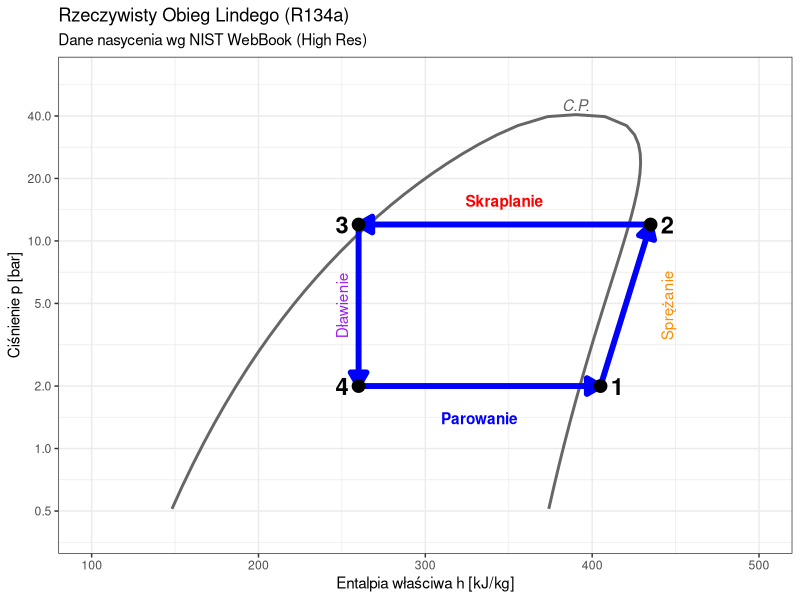
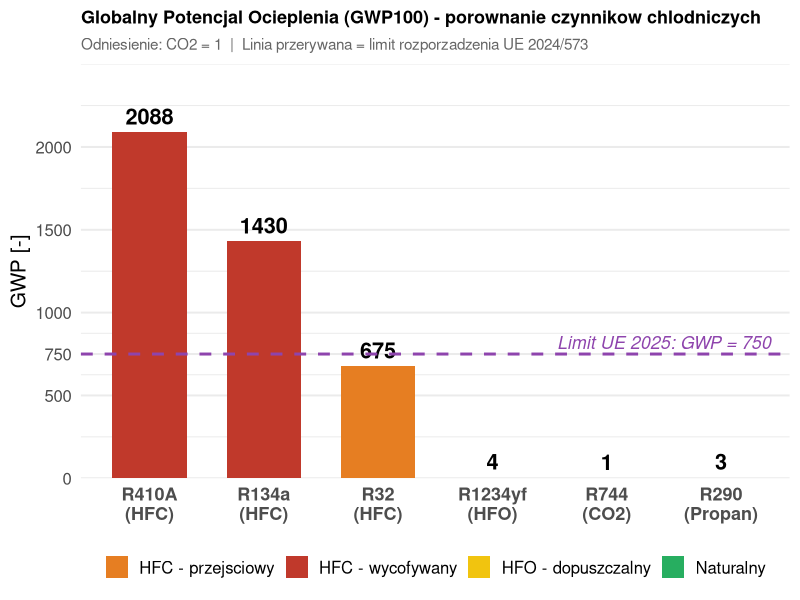

Write R code to recreate these figures, in order.
## ---- chunk 1
#| echo: false
#| warning: false
#| message: false
library(ggplot2)
theme_set(theme_minimal(base_size = 18))
## ---- chunk 2
#| label: ph-cycle
#| echo: false
#| fig-width: 10
#| fig-height: 6

library(ggplot2)

# Dense R134a data from NIST WebBook (-40C to 100C, step 5C)
# Units: Temp [C], Pres [bar], h_liq [kJ/kg], h_vap [kJ/kg]
r134a_data <- data.frame(
    temp = c(-40, -35, -30, -25, -20, -15, -10, -5, 0, 5, 10, 15, 20, 25, 30, 35, 40, 45, 50, 55, 60, 65, 70, 75, 80, 85, 90, 95, 100),
    p = c(0.51209, 0.66144, 0.84378, 1.0640, 1.3273, 1.6394, 2.0060, 2.4334, 2.9280, 3.4966, 4.1461, 4.8837, 5.7171, 6.6538, 7.7020, 8.8698, 10.166, 11.599, 13.179, 14.915, 16.818, 18.898, 21.168, 23.641, 26.332, 29.258, 32.442, 35.912, 39.724),
    h_l = c(148.14, 154.44, 160.79, 167.19, 173.64, 180.14, 186.70, 193.32, 200.00, 206.75, 213.58, 220.48, 227.47, 234.55, 241.72, 249.01, 256.41, 263.94, 271.62, 279.47, 287.50, 295.76, 304.28, 313.13, 322.39, 332.22, 342.93, 355.25, 373.30),
    h_v = c(374.00, 377.17, 380.32, 383.45, 386.55, 389.63, 392.66, 395.66, 398.60, 401.49, 404.32, 407.07, 409.75, 412.33, 414.82, 417.19, 419.43, 421.52, 423.44, 425.15, 426.63, 427.82, 428.65, 429.03, 428.81, 427.76, 425.42, 420.67, 407.68)
)

# Critical Point (Manual addition to close the dome)
cp_data <- data.frame(temp = 101.06, p = 40.593, h_l = 390.2, h_v = 390.2)
r134a_data <- rbind(r134a_data, cp_data)

# Construct Dome Data (No spline needed, data is dense enough)
dome <- data.frame(
    h = c(r134a_data$h_l, rev(r134a_data$h_v)),
    p = c(r134a_data$p, rev(r134a_data$p))
)

# Cycle Points (Adjusted for R134a scale)
# P1 = 2 bar (~ -10C). Sat Gas h ~ 392.
# h1 = 405 (Superheated)
h1 <- 405
p1 <- 2.0
# P2 = 12 bar (~ 45C). Sat Gas h ~ 423.
# h2 = 435 (Superheated, after compression)
h2 <- 435
p2 <- 12.0
# P3 = 12 bar. Sat Liq h ~ 266.
# h3 = 260 (Subcooled)
h3 <- 260
p3 <- 12.0
# P4 = 2 bar. Isenthalpic expansion.
h4 <- 260
p4 <- 2.0

# Segments for arrows (Process lines)
segments <- data.frame(
    x = c(h1, h2, h3, h4),
    y = c(p1, p2, p3, p4),
    xend = c(h2, h3, h4, h1),
    yend = c(p2, p3, p4, p1),
    process = c("Sprężanie", "Skraplanie", "Dławienie", "Parowanie")
)

ggplot() +
    # Dome (Smooth Path)
    geom_path(data = dome, aes(x = h, y = p), color = "grey40", size = 1) +
    annotate("text", x = 390, y = 45, label = "C.P.", color = "grey40", fontface = "italic", size = 4) +

    # Cycle Lines with Arrows
    geom_segment(
        data = segments, aes(x = x, y = y, xend = xend, yend = yend),
        color = "blue", size = 2, arrow = arrow(type = "closed", length = unit(0.4, "cm"))
    ) +

    # Process Labels
    annotate("text", x = (h1 + h4) / 2, y = p1 * 0.7, label = "Parowanie", color = "blue", fontface = "bold") +
    annotate("text", x = (h2 + h3) / 2, y = p2 * 1.3, label = "Skraplanie", color = "red", fontface = "bold") +
    annotate("text", x = h2 + 10, y = sqrt(p1 * p2), label = "Sprężanie", angle = 90, color = "darkorange") +
    annotate("text", x = h4 - 10, y = sqrt(p1 * p2), label = "Dławienie", angle = 90, color = "purple") +

    # Points labels
    annotate("point", x = c(h1, h2, h3, h4), y = c(p1, p2, p3, p4), size = 4) +
    annotate("text", x = h1 + 10, y = p1, label = "1", size = 6, fontface = "bold") +
    annotate("text", x = h2 + 10, y = p2, label = "2", size = 6, fontface = "bold") +
    annotate("text", x = h3 - 10, y = p3, label = "3", size = 6, fontface = "bold") +
    annotate("text", x = h4 - 10, y = p4, label = "4", size = 6, fontface = "bold") +
    scale_y_log10(breaks = c(0.5, 1, 2, 5, 10, 20, 40), limits = c(0.4, 60)) +
    scale_x_continuous(limits = c(100, 500)) +
    theme_bw() +
    labs(
        title = "Rzeczywisty Obieg Lindego (R134a)",
        subtitle = "Dane nasycenia wg NIST WebBook (High Res)",
        x = "Entalpia właściwa h [kJ/kg]",
        y = "Ciśnienie p [bar]"
    )
## ---- chunk 3
#| label: gwp-comparison
#| echo: false
#| fig-width: 12
#| fig-height: 5.5

library(ggplot2)

czynniki <- data.frame(
  nazwa = factor(
    c("R410A\n(HFC)", "R134a\n(HFC)", "R32\n(HFC)", "R1234yf\n(HFO)", "R744\n(CO2)", "R290\n(Propan)"),
    levels = c("R410A\n(HFC)", "R134a\n(HFC)", "R32\n(HFC)", "R1234yf\n(HFO)", "R744\n(CO2)", "R290\n(Propan)")
  ),
  GWP = c(2088, 1430, 675, 4, 1, 3),
  kategoria = c("HFC - wycofywany", "HFC - wycofywany", "HFC - przejsciowy",
                "HFO - dopuszczalny", "Naturalny", "Naturalny")
)

kolory <- c(
  "HFC - wycofywany"   = "#c0392b",
  "HFC - przejsciowy"  = "#e67e22",
  "HFO - dopuszczalny" = "#f1c40f",
  "Naturalny"          = "#27ae60"
)

ggplot(czynniki, aes(x = nazwa, y = GWP, fill = kategoria)) +
  geom_col(width = 0.65, show.legend = TRUE) +
  geom_text(aes(label = GWP), vjust = -0.5, size = 5.5, fontface = "bold") +
  geom_hline(yintercept = 750, linetype = "dashed", color = "#8e44ad", linewidth = 1) +
  annotate("text", x = 5.5, y = 820, label = "Limit UE 2025: GWP = 750",
           color = "#8e44ad", fontface = "italic", size = 4.5) +
  scale_fill_manual(values = kolory, name = NULL) +
  scale_y_continuous(limits = c(0, 2500), expand = c(0, 0),
                     breaks = c(0, 500, 750, 1000, 1500, 2000)) +
  labs(
    title = "Globalny Potencjal Ocieplenia (GWP100) - porownanie czynnikow chlodniczych",
    subtitle = "Odniesienie: CO2 = 1  |  Linia przerywana = limit rozporzadzenia UE 2024/573",
    x = NULL, y = "GWP [-]"
  ) +
  theme_minimal(base_size = 15) +
  theme(
    legend.position = "bottom",
    legend.text = element_text(size = 12),
    plot.title = element_text(face = "bold", size = 13),
    plot.subtitle = element_text(size = 11, color = "grey40"),
    axis.text.x = element_text(face = "bold", size = 13),
    panel.grid.major.x = element_blank()
  )
